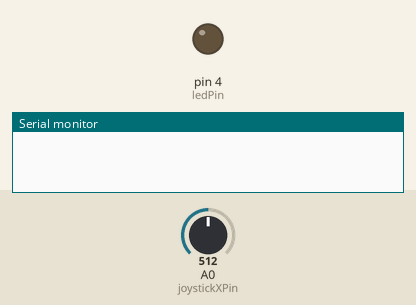
Simulated run of this sketch. Board: Arduino Uno, built with avr-gcc and run on an emulated ATmega328P. On the bench: output pins drawn as LEDs (lit = HIGH), the last lines printed to the serial monitor. Dashed ring = blinking. The test bench sets the inputs (shaded band); at power-on: A0 (joystickXPin) = 512.

Above: at 1.2 s.
1.3 s: A0 (joystickXPin) set to 600
2.8 s: A0 (joystickXPin) set to 631
At 4.0 s:
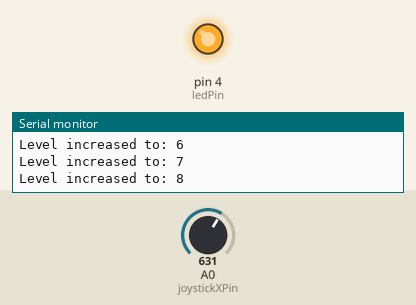
5.8 s: A0 (joystickXPin) set to 511
At 6.9 s:
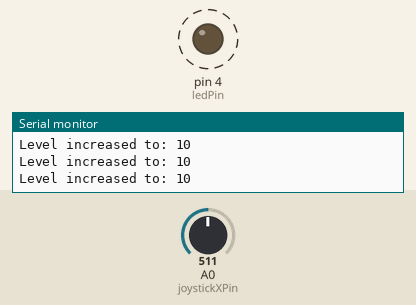
8.8 s: A0 (joystickXPin) set to 716
Timing chart, 0 to 12.8 s (numbered marks = the images above; inputs shaded):
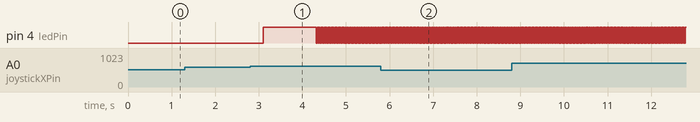

Measured:
- the behaviour switches between 616 and 617 on A0 (joystickXPin) (found by bisection; images 0 and 1)
- after the input at 1.3 s, every drawn part: stays the same
- after the input at 2.8 s, pin 4 (ledPin): LOW → HIGH after 0.30 s, then repeats every 0.04 s: LOW 0.02 s, HIGH 0.02 s

The sketch:

brightness.ino
```cpp
// Define pins for joystick and LED
const int joystickXPin = A0;       // Joystick X-axis pin
const int ledPin = 4;              // LED pin (must be a PWM-capable pin for analogWrite)

// Variables for level and debounce
int level = 4;                     // Initial LED level (1 to 10)
const int maxLevel = 10;
const int minLevel = 1;

// Joystick neutral and threshold values
const int neutralX = 516;          // Neutral position for X-axis (adjust as needed)
const int threshold = 100;         // Threshold for detecting left or right movement

// Debounce delay for joystick movements
const unsigned long debounceDelay = 300;
unsigned long previousJoystickMillis = 0;  // Tracks time for debouncing joystick movements

// Timing for LED blinking at level 10
unsigned long previousBlinkMillis = 0;
bool ledState = LOW;                    // Tracks current LED state

void setup() {
  pinMode(ledPin, OUTPUT);
  Serial.begin(9600);  // Optional: For debugging level changes
}

void loop() {
  unsigned long currentMillis = millis();  // Track current time

  // Read the joystick X-axis position
  int xValue = analogRead(joystickXPin);

  // Check if the joystick is moved left or right with debounce timing
  if (xValue < neutralX - threshold && (currentMillis - previousJoystickMillis >= debounceDelay)) {
    if (level > minLevel) level--;
    Serial.println("Level decreased to: " + String(level));
    previousJoystickMillis = currentMillis;
  }
  else if (xValue > neutralX + threshold && (currentMillis - previousJoystickMillis >= debounceDelay)) {
    if (level < maxLevel) level++;
    Serial.println("Level increased to: " + String(level));
    previousJoystickMillis = currentMillis;
  }

  // Set brightness or blinking behavior based on the current level
  int brightness;
  if (level == 1) {
    brightness = 0;    // LED off
    analogWrite(ledPin, brightness);
  }
  else if (level == 10) {
    // Blinking pattern for level 10 with very fast blink
    int blinkDelay = 20;  // Set a very short delay for fast blinking
    if (currentMillis - previousBlinkMillis >= blinkDelay) {
      previousBlinkMillis = currentMillis;
      ledState = !ledState;  // Toggle LED state
      analogWrite(ledPin, ledState ? 255 : 0);  // Full brightness or off
    }
  }
  else {
    brightness = map(level, 2, 9, 30, 230);  // Map levels 2-9 to brightness values
    analogWrite(ledPin, brightness);
  }
}
```
